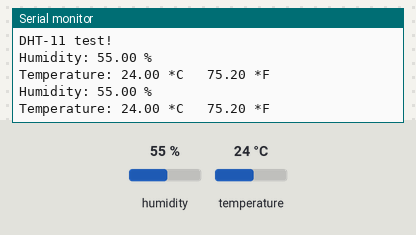
Bench run of a sketch on a simulated Arduino Uno, built with avr-gcc and run on an emulated ATmega328P. Parts: the last lines printed to the serial monitor. The inputs (shaded band) are chosen by the test bench; at power-on: humidity 55 %, temperature 24 °C.

Above: at 4.8 s.
4.9 s: humidity set to 22 %
At 6.7 s:
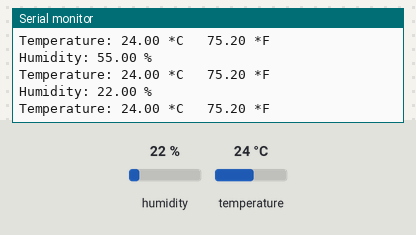
7.9 s: temperature set to 12 °C
At 9.1 s:
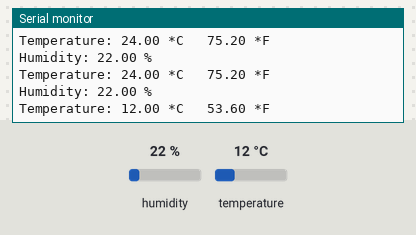
10.9 s: humidity set to 40 %
At 12.8 s:
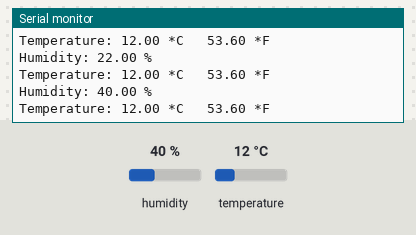
Timing chart, 0 to 14.3 s (numbered marks = the images above; inputs shaded):
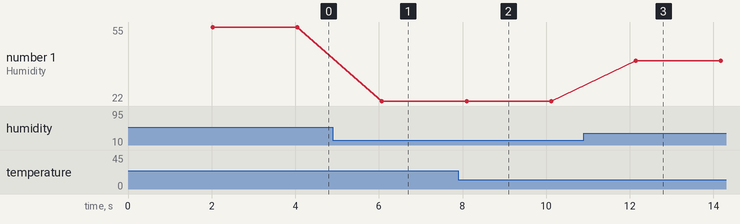

Measured:
- after the input at 4.9 s, the serial monitor: prints a new line after 1.2 s (image 1)
- after the input at 7.9 s, the serial monitor: prints a new line after 0.22 s (image 2)
- after the input at 10.9 s, the serial monitor: prints a new line after 1.2 s (image 3)
- plotted number 1: 55 → 22 after the input at 4.9 s, 22 → 40 after the input at 10.9 s

The sketch:

10-11_TempSensor_SerialMonitor.ino
```cpp
#include <Arduino.h>
#include "DHT.h"
#define DHTPIN 12     // what pin we're connected to
#define DHTTYPE DHT11 // DHT 11
                      // Initialize DHT sensor for normal 16mhz Arduino
DHT dht(DHTPIN, DHTTYPE);
void setup()
{
    // put your setup code here, to run once:
    Serial.begin(9600);
    Serial.println("DHT-11 test!");
    dht.begin();
}
void loop()
{
    // put your main code here, to run repeatedly:
    // Wait a few seconds between measurements.
    delay(2000);
    // Reading temperature or humidity takes about 250 milliseconds!
    // Sensor readings may also be up to 2 seconds 'old' (its a very slow sensor)
    float h = dht.readHumidity();
    // Read temperature as Celsius
    float t = dht.readTemperature();
    // Read temperature as Fahrenheit
    float f = dht.readTemperature(true);
    // Check if any reads failed and exit early (to try again). nan- not a number
    if (isnan(h) || isnan(t) || isnan(f))
    {
        Serial.println("Failed to read from DHT sensor!");
        return;
    }
    Serial.print("Humidity: ");
    Serial.print(h);
    Serial.print(" %\n");
    Serial.print("Temperature: ");
    Serial.print(t);
    Serial.print(" *C\t ");
    Serial.print(f);
    Serial.print(" *F\n");
}
```
